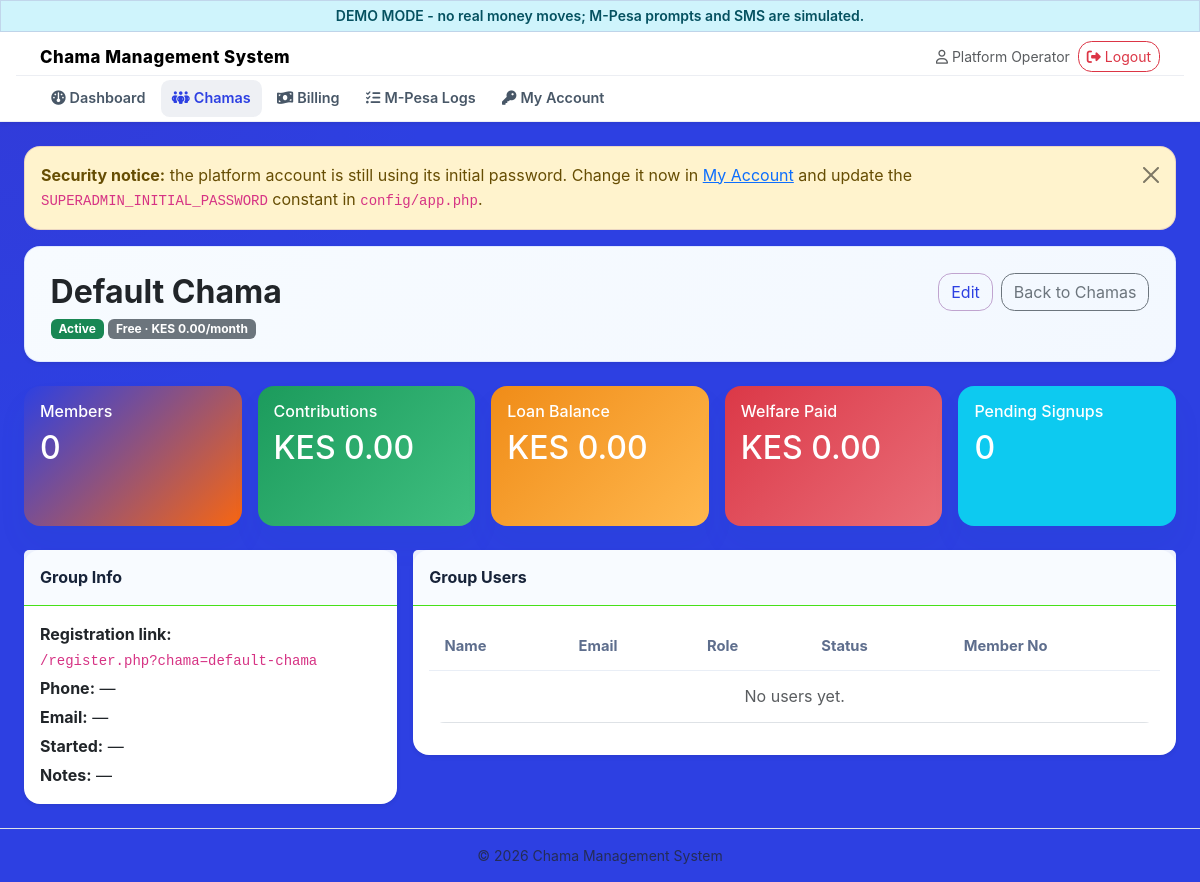
Screenshot of /chamas/view.php?id=1 (signed in) with the database file from the repository.
### tables this page shows
CREATE TABLE chamas (
    id INT UNSIGNED NOT NULL AUTO_INCREMENT,
    name VARCHAR(150) NOT NULL,
    slug VARCHAR(180) NOT NULL,
    phone VARCHAR(30) NOT NULL DEFAULT '',
    billing_phone VARCHAR(30) NOT NULL DEFAULT '' COMMENT 'M-Pesa number billed for the subscription',
    email VARCHAR(150) NOT NULL DEFAULT '',
    plan ENUM('free','pro') NOT NULL DEFAULT 'free',
    monthly_fee DECIMAL(10,2) NOT NULL DEFAULT 0 COMMENT 'what the CHAMA pays the platform',
    monthly_dues DECIMAL(10,2) NOT NULL DEFAULT 0 COMMENT 'what each MEMBER pays the chama per month',
    sms_enabled TINYINT(1) NOT NULL DEFAULT 0 COMMENT 'monthly dues reminders on/off',
    sms_receipts TINYINT(1) NOT NULL DEFAULT 1 COMMENT 'send confirmation SMS when money lands',
    sms_reminder_day TINYINT UNSIGNED NOT NULL DEFAULT 5 COMMENT 'day of month for the reminder, 1-28',
    sms_last_reminder DATE NULL COMMENT 'last day a reminder batch was sent',
    pay_shortcode VARCHAR(20) NOT NULL DEFAULT '' COMMENT 'group OWN Paybill/Till for member money',
    pay_passkey VARCHAR(120) NOT NULL DEFAULT '' COMMENT 'Daraja passkey for the group shortcode',
    pay_verified TINYINT(1) NOT NULL DEFAULT 0 COMMENT 'operator confirmed route ownership',
    pay_verified_at DATETIME NULL,
    sms_balance INT NOT NULL DEFAULT 0 COMMENT 'prepaid SMS units',
    is_pilot TINYINT(1) NOT NULL DEFAULT 0 COMMENT 'on a free trial window',
    tier VARCHAR(20) NOT NULL DEFAULT 'standard' COMMENT 'pricing tier key',
    setup_fee DECIMAL(10,2) NOT NULL DEFAULT 0 COMMENT 'one-off onboarding fee quoted',
    setup_fee_paid TINYINT(1) NOT NULL DEFAULT 0,
    plan_expires_at DATE NULL COMMENT 'NULL = never expires',
    status ENUM('active','suspended') NOT NULL DEFAULT 'active',
    suspension_reason VARCHAR(30) NOT NULL DEFAULT '' COMMENT 'nonpayment | manual | empty',
    started_at DATE NULL,
    notes VARCHAR(255) NOT NULL DEFAULT '',
    created_at TIMESTAMP NOT NULL DEFAULT CURRENT_TIMESTAMP,
    PRIMARY KEY (id),
    UNIQUE KEY uq_chamas_slug (slug)
);

### config/app.php (called while the page is built, shortened)
<?php
function url(string $path = ''): string
{
    return BASE_URL . '/' . ltrim($path, '/');
}
function money($amount): string
{
    return 'KES ' . number_format((float)$amount, 2);
}
function e($value): string
{
    return htmlspecialchars((string)$value, ENT_QUOTES, 'UTF-8');
}

### chamas/view.php (the view, shortened to what this page needs)
<?php
require_once __DIR__ . '/../includes/header.php';
$id = (int)($_GET['id'] ?? 0);
$stmt = $pdo->prepare('SELECT * FROM chamas WHERE id = ?');
$stmt->execute([$id]);
$chama = $stmt->fetch();
$stmt = $pdo->prepare("SELECT COUNT(*) FROM members WHERE chama_id = ?");
$stmt->execute([$id]);
$memberCount = (int)$stmt->fetchColumn();
$stmt = $pdo->prepare("SELECT COALESCE(SUM(amount),0) FROM contributions WHERE chama_id = ?");
$stmt->execute([$id]);
$totalContributions = (float)$stmt->fetchColumn();
$stmt = $pdo->prepare("SELECT COALESCE(SUM(balance),0) FROM loans WHERE chama_id = ? AND status = 'approved'");
$stmt->execute([$id]);
$loanBalance = (float)$stmt->fetchColumn();
$stmt = $pdo->prepare("SELECT COALESCE(SUM(amount),0) FROM welfare_payouts WHERE chama_id = ? AND status IN ('approved','paid')");
$stmt->execute([$id]);
$welfarePaid = (float)$stmt->fetchColumn();
$stmt = $pdo->prepare("SELECT COUNT(*) FROM users WHERE chama_id = ? AND account_status = 'pending'");
$stmt->execute([$id]);
$pendingRegistrations = (int)$stmt->fetchColumn();
$stmt = $pdo->prepare("SELECT u.id, u.name, u.email, u.role, u.account_status, m.member_no FROM users u LEFT JOIN members m ON m.id = u.member_id WHERE u.chama_id = ? ORDER BY u.id DESC");
$stmt->execute([$id]);
$users = $stmt->fetchAll();
?>
<div class="card hero-card shadow-sm mb-4">
    <div class="card-body d-flex flex-column flex-md-row justify-content-between align-items-start gap-3">
        <div>
            <h2 class="fw-bold mb-1"><?= e($chama['name']) ?></h2>
            <div class="text-muted">
                <span class="badge bg-<?= $chama['status'] === 'active' ? 'success' : 'danger' ?>"><?= e(ucfirst($chama['status'])) ?></span>
                <span class="badge bg-<?= $chama['plan'] === 'pro' ? 'primary' : 'secondary' ?>"><?= e(ucfirst($chama['plan'])) ?> · <?= money($chama['monthly_fee']) ?>/month</span>
            </div>
        </div>
        <div class="d-flex gap-2">
            <a href="<?= url('chamas/edit.php?id=' . $id) ?>" class="btn btn-outline-primary">Edit</a>
            <a href="<?= url('chamas/index.php') ?>" class="btn btn-outline-secondary">Back to Chamas</a>
        </div>
    </div>
</div>
<div class="row row-cols-1 row-cols-md-5 g-3 mb-4">
    <div class="col"><div class="card stat-card bg-primary"><div class="card-body"><h6 class="mb-2">Members</h6><h2><?= e($memberCount) ?></h2></div></div></div>
    <div class="col"><div class="card stat-card bg-success"><div class="card-body"><h6 class="mb-2">Contributions</h6><h2><?= money($totalContributions) ?></h2></div></div></div>
    <div class="col"><div class="card stat-card bg-warning"><div class="card-body"><h6 class="mb-2">Loan Balance</h6><h2><?= money($loanBalance) ?></h2></div></div></div>
    <div class="col"><div class="card stat-card bg-danger"><div class="card-body"><h6 class="mb-2">Welfare Paid</h6><h2><?= money($welfarePaid) ?></h2></div></div></div>
    <div class="col"><div class="card stat-card bg-info"><div class="card-body"><h6 class="mb-2">Pending Signups</h6><h2><?= e($pendingRegistrations) ?></h2></div></div></div>
</div>
<div class="row g-3">
    <div class="col-lg-4">
        <div class="card shadow-sm h-100">
            <div class="card-header">Group Info</div>
            <div class="card-body">
                <p class="mb-1"><strong>Registration link:</strong><br><code class="user-select-all"><?= e(url('register.php?chama=' . $chama['slug'])) ?></code></p>
                <p class="mb-1"><strong>Phone:</strong> <?= e($chama['phone'] ?: '—') ?></p>
                <p class="mb-1"><strong>Email:</strong> <?= e($chama['email'] ?: '—') ?></p>
                <p class="mb-1"><strong>Started:</strong> <?= e($chama['started_at'] ?: '—') ?></p>
                <p class="mb-0"><strong>Notes:</strong> <?= e($chama['notes'] ?: '—') ?></p>
            </div>
        </div>
    </div>
    <div class="col-lg-8">
        <div class="card shadow-sm">
            <div class="card-header">Group Users</div>
            <div class="card-body table-responsive">
                <table class="table table-hover align-middle">
                    <thead><tr><th>Name</th><th>Email</th><th>Role</th><th>Status</th><th>Member No</th></tr></thead>
                    <tbody>
                    <?php if (!$users): ?><tr><td colspan="5" class="text-center text-muted">No users yet.</td></tr><?php endif; ?>
                    </tbody>
                </table>
            </div>
        </div>
    </div>
</div>

### assets/css/style.css (style rules this page uses)
:root { --bg: #eef4fb; --surface: #ffffff; --surface-alt: #f8fbff; --border: #47e018; --text: #172339; --muted: #c9274f; --primary: #2d40e2; --primary-rgb: 95, 7, 117; --primary-alt: #f86611; --primary-soft: #6563dd; --success: #1c9b5c; --warning: #f08c18; --danger: #db3847; --hero-kicker: #44ff1f; --hero-accent: #ffe08a; --hero-main: #44ff1f; --hero-subtitle: #d7e2ff; --bs-primary: var(--primary); --bs-primary-rgb: var(--primary-rgb); }
body { background: radial-gradient(circle at top left, rgba(var(--primary-rgb), 0.10), transparent 30%), linear-gradient(180deg, var(--primary) 0%, var(--primary) 100%) !important; color: var(--text); font-family: 'Inter', system-ui, -apple-system, BlinkMacSystemFont, 'Segoe UI', sans-serif; line-height: 1.55; min-height: 100vh; }
.card { border: 0; border-radius: 1rem; box-shadow: 0 18px 30px rgba(24, 83, 152, 0.06); }
.card-header { background: rgba(248, 251, 255, 0.95); border-bottom: 1px solid var(--border); font-weight: 700; color: var(--text); padding: 0.95rem 1rem; }
.hero-card { background: linear-gradient(135deg, #f7fbff 0%, #f3f8ff 100%); border: 1px solid rgba(62, 105, 255, 0.12); }
.hero-card .card-body { padding: 1.6rem 1.6rem 1.3rem; }
.card-body { padding: 1rem 1rem; }
.stat-card { color: #fff; overflow: hidden; position: relative; min-height: 140px; }
.stat-card.bg-primary { background: linear-gradient(135deg, var(--primary), var(--primary-alt)); }
.stat-card.bg-success { background: linear-gradient(135deg, #1c9b5c, #3fbf80); }
.stat-card.bg-warning { background: linear-gradient(135deg, #f08c18, #ffb84e); }
.stat-card.bg-danger { background: linear-gradient(135deg, #db3847, #e96d78); }
.table { background: var(--surface); border-radius: 1rem; overflow: hidden; }
.table th, .table td { vertical-align: middle; padding: 0.8rem 0.95rem; }
.table thead th { color: #5e6e8d; border-bottom: 1px solid #e9eef6; font-size: 0.92rem; }
.table tbody tr { transition: background-color 0.2s ease; }
.badge { font-weight: 700; text-transform: none; }
.btn { border-radius: 0.85rem; transition: transform 0.15s ease, box-shadow 0.15s ease, background-color 0.15s ease; }
.btn-outline-primary { --bs-btn-color: var(--primary); --bs-btn-border-color: rgba(var(--primary-rgb), 0.35); --bs-btn-hover-bg: var(--primary); --bs-btn-hover-border-color: var(--primary); --bs-btn-active-bg: var(--primary); --bs-btn-active-border-color: var(--primary); border-color: rgba(var(--primary-rgb), 0.35); color: var(--primary); }
code { word-break: break-word; overflow-wrap: anywhere; }
main .card, main .container-fluid, main .row > [class*="col-"] { min-width: 0; }

### rows the page displays
chamas: name "Default Chama", status "Active", plan "Free", monthly_fee "KES 0.00", slug "/register.php?chama=default-chama", phone "—", email "—", started_at "—", notes "—"

### other values shown
$brandName "Chama Management System"
$user['name'] "Platform Operator"
$memberCount "0"
money($totalContributions) "KES 0.00"
money($loanBalance) "KES 0.00"
money($welfarePaid) "KES 0.00"
$pendingRegistrations "0"
APP_NAME "Chama Management System"
